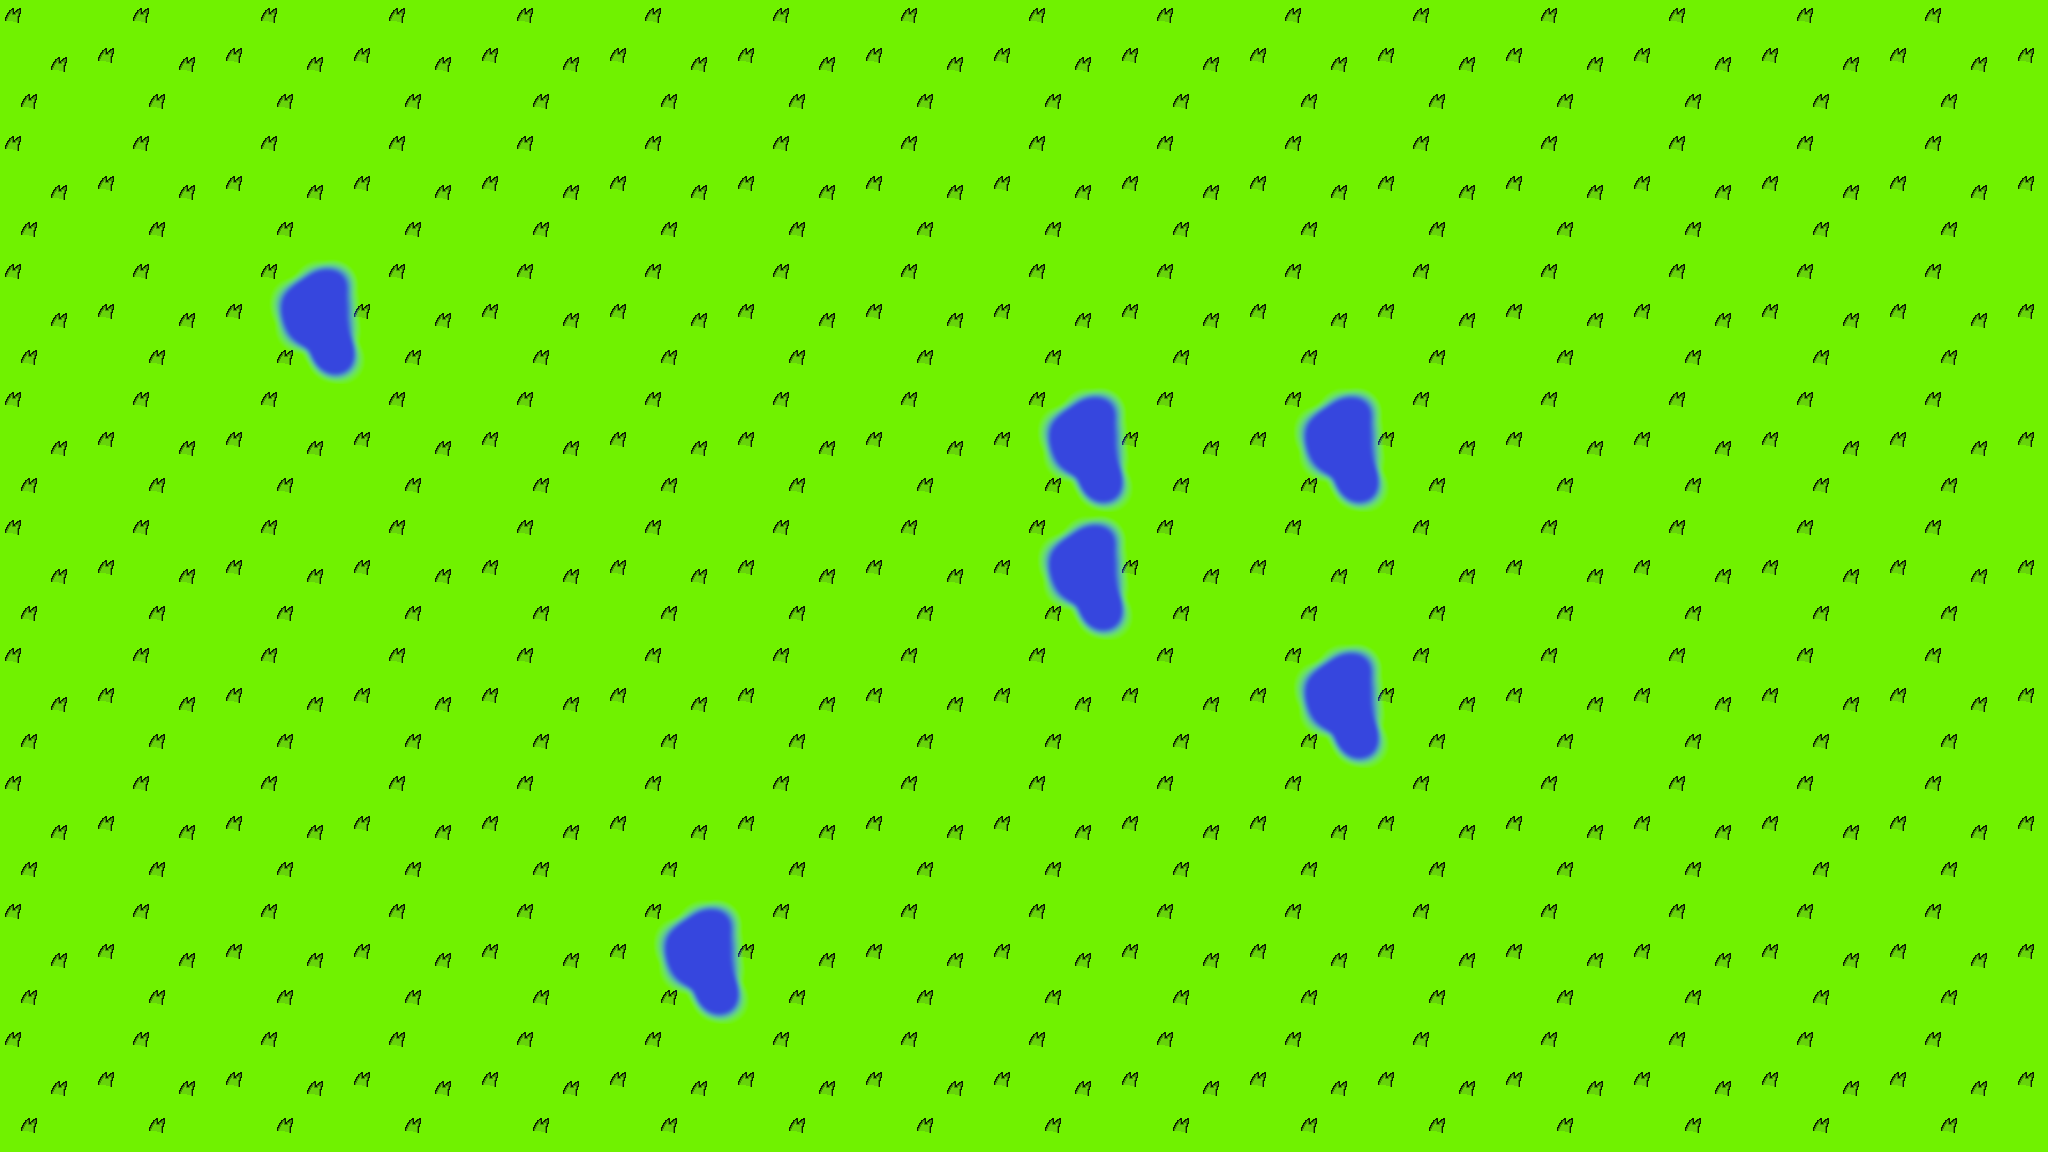

The image is a tile-based game level rendered from a .tmx file. Its description and complete source (layers, tilesets, objects, tile grids) follow:
An orthogonal 16x9 tile map with 128x128 px tiles, 1 tile layer (Tile Layer 1).

<map version="1.10" tiledversion="1.10.1" orientation="orthogonal" renderorder="right-down" width="16" height="9" tilewidth="128" tileheight="128" infinite="0" nextlayerid="4" nextobjectid="1">
 <tileset firstgid="1" source="../pc/assets/img/BaseTiles/BaseTiles.tsx" />
 <layer id="1" name="Tile Layer 1" width="16" height="9">
  <data encoding="csv">
2,2,2,2,2,2,2,2,2,2,2,2,2,2,2,2,
2,2,2,2,2,2,2,2,2,2,2,2,2,2,2,2,
2,2,3,2,2,2,2,2,2,2,2,2,2,2,2,2,
2,2,2,2,2,2,2,2,3,2,3,2,2,2,2,2,
2,2,2,2,2,2,2,2,3,2,2,2,2,2,2,2,
2,2,2,2,2,2,2,2,2,2,3,2,2,2,2,2,
2,2,2,2,2,2,2,2,2,2,2,2,2,2,2,2,
2,2,2,2,2,3,2,2,2,2,2,2,2,2,2,2,
2,2,2,2,2,2,2,2,2,2,2,2,2,2,2,2
</data>
 </layer>
</map>
